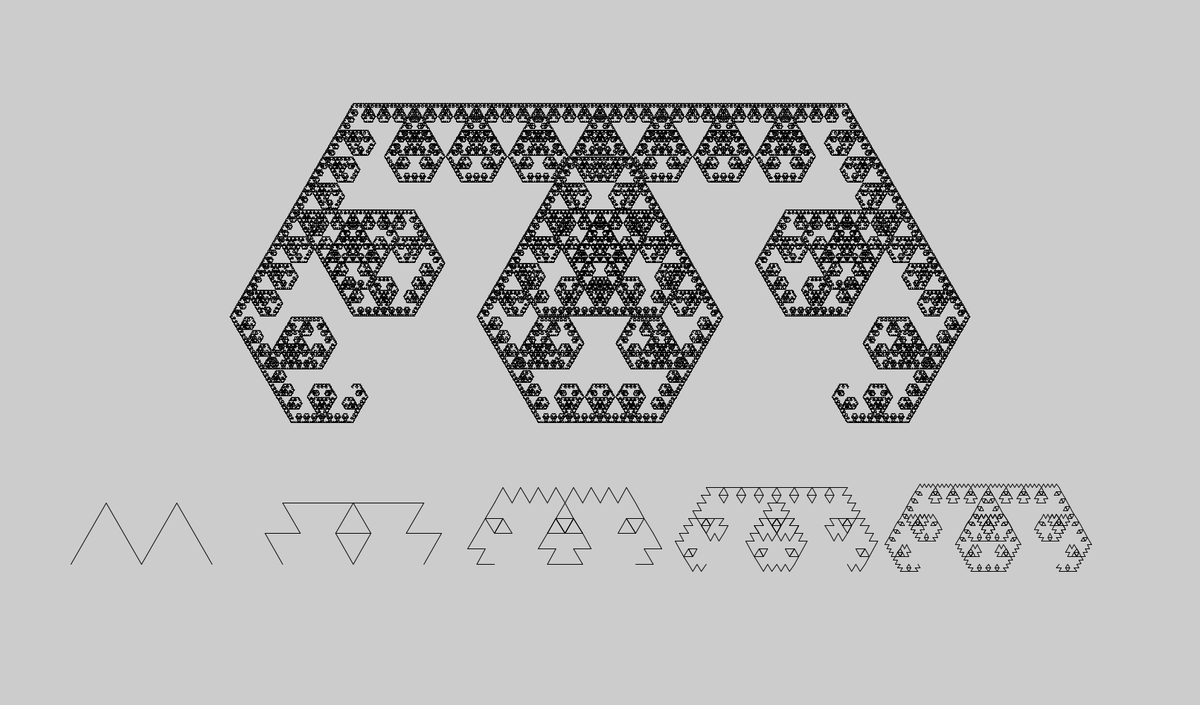
Frame 1 (no input)
Frame 60 (the mouse pressed at the canvas centre just before this capture): identical to frame 1, image omitted
Frame 120 (the mouse held since frame 60 and released just before this capture): identical to frame 1, image omitted

The Processing sketch that drew this single still picture (run headless with seeded random() and noise(); from frame 60 on, the mouse is pressed at the canvas centre):

// Processing sketch: fractal2D
// ── fractal2D.pde




void setup(){
  size(1700,1000);
  int size = 700;
 Line line = new Line(500, 550, size,0);
  
  line.evolve( (int)(log(size)/log(2)) );
  //this code block shows the inner repetitions
  /*
  int coefficient = 200;
  Line line = new Line(200, 800,coefficient*0.5,-coefficient*(1.73/2));
Line second = new Line(200+coefficient*0.5,800+-coefficient*(sqrt(3)/2),coefficient*0.5,coefficient*(sqrt(3)/2));
 line.display();
 second.display();
 second.evolve(0);
  line.evolve(0);
  */
  //line.display()

  for(int x = 0; x<5; x++){
    line = new Line(100+x*300, 800, 200,0);
    line.evolve(x+1);
  }
  
}
void draw(){
 
}
// ── Line.pde

class Line{
 PVector point; 
 PVector vector;

 
  Line(float x1,float y1,float x2,float y2){
    point = new PVector(x1,y1);
    vector = new PVector(x2, y2);  
  }
  
  Line(PVector point, PVector vector){
    this.point = point;
    this.vector = vector; 
  }

  
  void display(){
    PVector end= PVector.add(point, vector);
    line(point.x, point.y, end.x, end.y);
  }
  
  void evolve(int count){
 
  //line.vector.mult
  PVector point2 = PVector.add(point, PVector.mult(vector, 0.5));
  PVector subPoint1 = PVector.add(point, PVector.mult(vector, 0.25)); 
  
  
  PVector gap = new PVector(vector.y, -vector.x);
  gap.normalize();
  //float gapping
  gap.mult((vector.mag()/2)*(sqrt(3)/2));
  PVector startPoint = PVector.add(subPoint1,gap );
  PVector lines1 = PVector.sub( startPoint,point);
  Line first = new Line(point, lines1.get());
  
  
  PVector lines2 = PVector.sub(point2, startPoint);
  Line second = new Line(startPoint, lines2.get());
  Line third = new Line(point2, lines1.get());
  PVector secondStart = PVector.add(startPoint,vector.mult(0.5));
  Line fourth = new Line(secondStart, lines2.get());
  lines1 = null;
  lines2 = null;

  
  
  count--;
  //first.vector.mag()>=1
  if(count>0){
    first.evolve(count);
    second.evolve(count);
    third.evolve(count);
    fourth.evolve(count);
    
 }else{
   first.display();
   second.display();
   third.display();
   fourth.display();
   //print(count);

 }
  }
}
  
